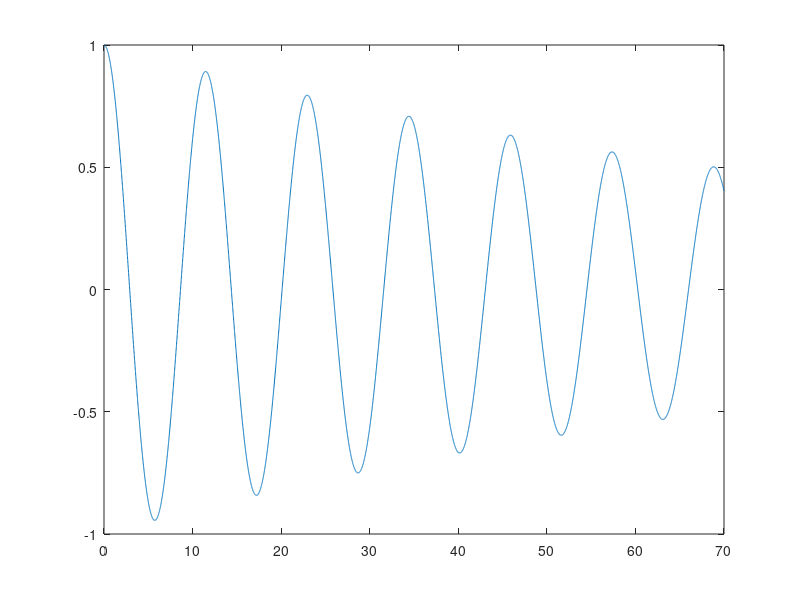
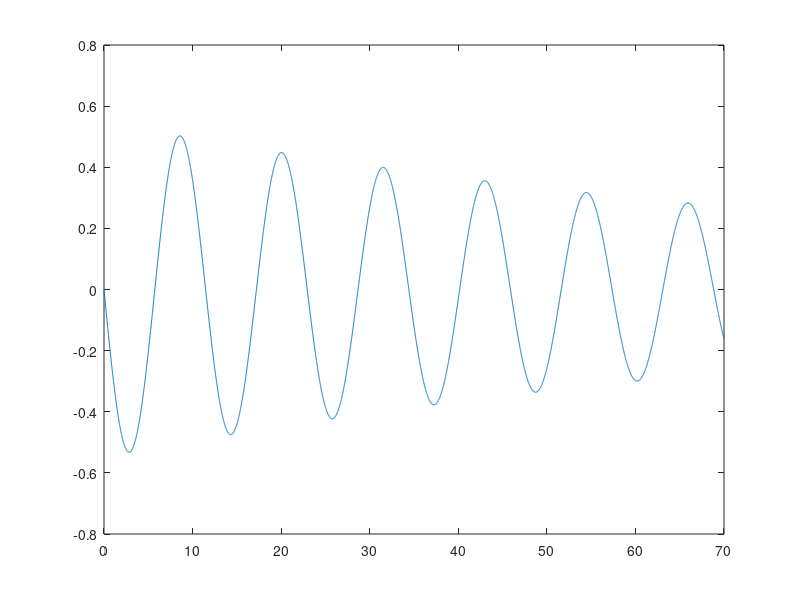
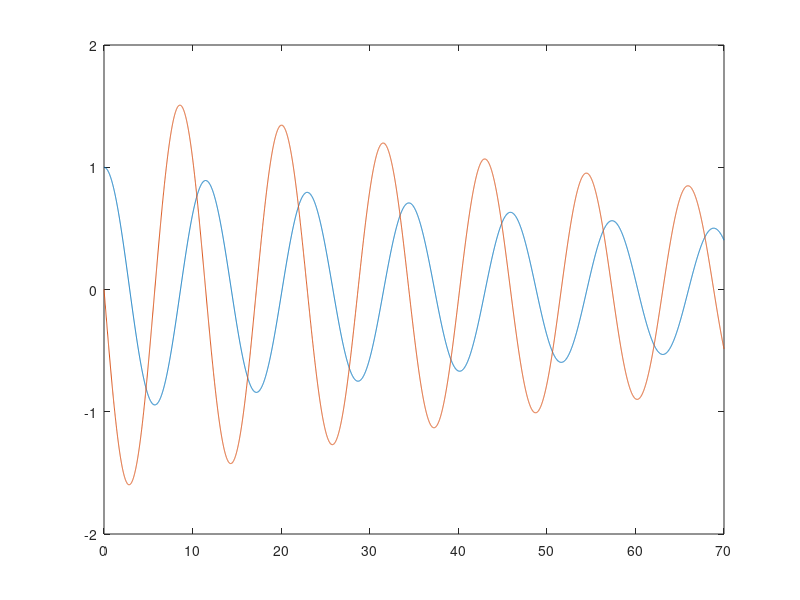

These charts were generated, in order, by the following MATLAB code:
clear all
k=0.3;
m=1;
c=0.02;
h=0.01;
t=0:0.01:70;
x(1)=1;
v(1)=0;
z=[x v]
hamxv=@(t,z)([ z(2);(-k/m)*z(1)-(c/m)*z(2)]);
[t,y]=ode45(hamxv,t,[1 0]);
figure(1)
plot(t,y(:,1));
figure(2)
plot(t,y(:,2));
figure(3)
plot(t,y(:,1),t,y(:,2)*3);